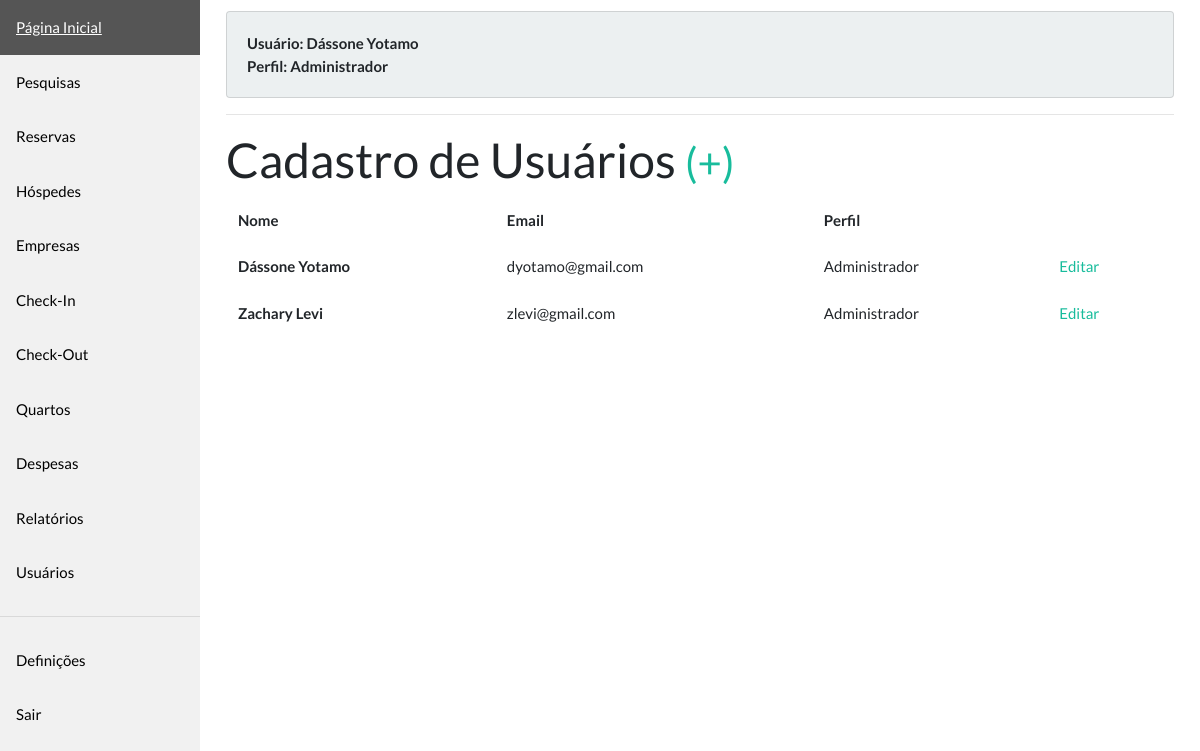
/users/ (signed in), run on an earlier commit of the app's database.
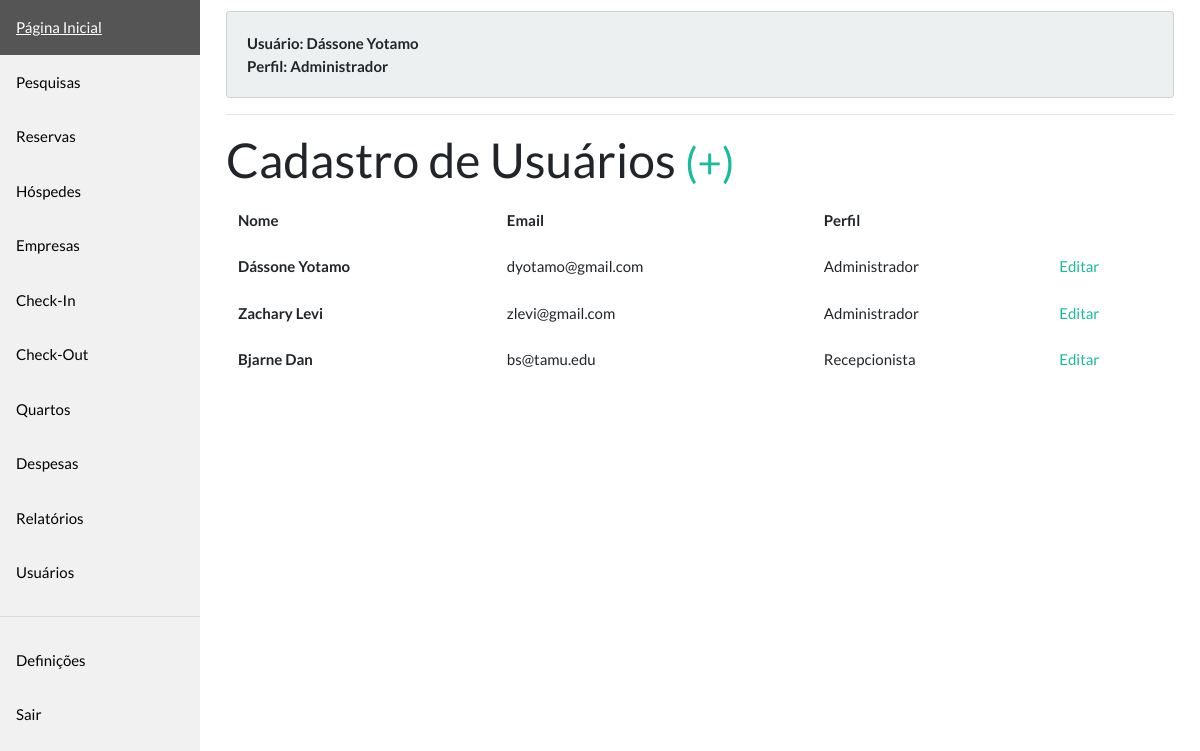
And on a later commit of the database.
### models.py (models this page shows)
class BaseModel(Model):
    class Meta:
        database = db

class User(BaseModel, UserMixin):
    name = CharField(max_length=255)
    email = CharField(max_length=255, unique=True)
    profile = CharField(max_length=50, choices=PROFILES)
    password = CharField(max_length=255, default=gph(
        'passwd'))  # TODO remove it later
    created_at = DateTimeField(default=datetime.now())
    updated_at = DateTimeField(null=True)
    created_by = ForeignKeyField('self', column_name='created_by', null=True)
    updated_by = ForeignKeyField('self',  column_name='updated_by', null=True)
    def get_profile_label(self):
        return dict(PROFILES)[self.profile]

### views/users.py (the view)
@users.route('/', methods=['GET'])
@login_required
@allowed_profile(['admin'])
def user_index():
    return render_template('users/index.html', users=get_all(User))

### app.py (called while the page is built)
@login_manager.user_loader
def load_user(user_id):
    return get(User, user_id)

### dao.py (called while the page is built)
def get(model: Type, id: int) -> Model:
    try:
        return model.get(id)
    except model.DoesNotExist:
        raise abort(404)

def get_all(model: Type) -> ModelSelect:
    return model.select()

### utils/security.py (called while the page is built)
    def __call__(self, func):
        @wraps(func)
        def wrapped_func(*args, **kwargs):
            user_authed = current_user.is_authenticated
            if user_authed and current_user.profile in self.profiles:
                return func(*args, **kwargs)
            raise abort(403)
        return wrapped_func

### templates/users/index.html
{% extends "layout/base.html" %}
{% block content %}
<div>
    <h1>Cadastro de Usuários <small><a href="{{ url_for('users.user_new') }}">(+)</small></a></h1>
    {% if users %}
    <div class="table-responsive">
        <table class="table table-borderless">
            <thead>
                <tr>
                    <th scope="col">Nome</th>
                    <th scope="col">Email</th>
                    <th scope="col">Perfil</th>
                    <th scope="col"></th>
                </tr>
            </thead>
            <tbody>
                {% for user in users %}
                <tr>
                    <th scope="row">{{ user.name }}</th>
                    <td>{{ user.email }}</td>
                    <td>{{ user.get_profile_label() }}</td>
                    <td><a href="{{ url_for('users.user_edit', user_id=user.id) }}">Editar</a></td>
                </tr>
                {% endfor %}
            </tbody>
        </table>
    </div>
    {% endif %}
</div>
{% endblock %}

### templates/layout/base.html (shortened to what this page needs)
<!doctype html>
<html lang="en">
<head>
    <link rel="stylesheet" href="{{ url_for('static', filename='styles.css') }}">
    <link rel="stylesheet" href="https://stackpath.bootstrapcdn.com/bootswatch/4.5.0/flatly/bootstrap.min.css"
>
</head>
<body>
    <div class="sidebar">
        <a href="{{ url_for('index') }}">Página Inicial</a>
        {% if current_user.profile in ('receptionist', 'manager', 'admin') %}
        <a href="#">Pesquisas</a>
        {% endif %}
        {% if current_user.profile in ('receptionist', 'manager', 'admin') %}
        <a href="#">Reservas</a>
        {% endif %}
        {% if current_user.profile in ('receptionist', 'manager', 'admin') %}
        <a href="{{ url_for('guests.guest_index') }}">Hóspedes</a>
        {% endif %}
        {% if current_user.profile in ('receptionist', 'manager', 'admin') %}
        <a href="{{ url_for('companies.company_index') }}">Empresas</a>
        {% endif %}
        {% if current_user.profile in ('receptionist', 'manager', 'admin') %}
        <a href="#">Check-In</a>
        {% endif %}
        {% if current_user.profile in ('receptionist', 'manager', 'admin') %}
        <a href="#">Check-Out</a>
        {% endif %}
        {% if current_user.profile in ('receptionist', 'manager', 'admin') %}
        <a href="{{ url_for('rooms.room_index') }}">Quartos</a>
        {% endif %}
        {% if current_user.profile in ('receptionist', 'manager', 'admin') %}
        <a href="#">Despesas</a>
        {% endif %}
        {% if current_user.profile in ('receptionist', 'manager', 'admin') %}
        <a href="#">Relatórios</a>
        {% endif %}
        {% if current_user.profile in ('admin') %}
        <a href="{{ url_for('users.user_index') }}">Usuários</a>
        {% endif %}
        <hr />
        {% if current_user.profile in ('receptionist', 'manager', 'admin') %}
        <a href="#">Definições</a>
        <a href="{{ url_for('logout') }}">Sair</a>
        {% endif %}
    </div>
    <div class="content">
        <div style="padding: 10px">
            <div class="card card-body bg-light" style="font-weight: bold">
                <div>
                    Usuário: {{ current_user.name.title() }}
                </div>
                <div>
                    Perfil: {{ current_user.get_profile_label() }}
                </div>
            </div>
            <hr />
            {% block content %}
            {% endblock %}
        </div>
    </div>
</body>
</html>

What changed in the data, as far as the page shows it:
added User: name "Bjarne Dan", email "bs@tamu.edu", get_profile_label "Recepcionista"
